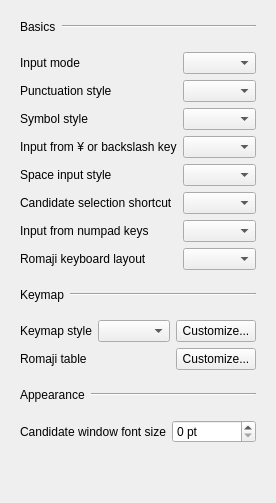
       <widget class="QWidget" name="basicTab">
        <attribute name="title">
         <string>General</string>
        </attribute>
        <layout class="QVBoxLayout" name="basicTabLayout">
         <property name="spacing">
          <number>0</number>
         </property>
         <item>
          <widget class="QFrame" name="basicsHeader">
           <property name="frameShape">
            <enum>QFrame::Shape::NoFrame</enum>
           </property>
           <property name="class" stdset="0">
            <string>setting-group-header</string>
           </property>
           <layout class="QHBoxLayout" name="horizontalLayout">
            <item>
             <widget class="QLabel" name="basicsLabel">
              <property name="text">
               <string>Basics</string>
              </property>
             </widget>
            </item>
            <item>
             <widget class="Line" name="basicsLine">
              <property name="sizePolicy">
               <sizepolicy hsizetype="MinimumExpanding" vsizetype="Fixed">
                <horstretch>0</horstretch>
                <verstretch>0</verstretch>
               </sizepolicy>
              </property>
              <property name="orientation">
               <enum>Qt::Orientation::Horizontal</enum>
              </property>
              <property name="class" stdset="0">
               <string>setting-group-line</string>
              </property>
             </widget>
            </item>
           </layout>
          </widget>
         </item>
         <item>
          <widget class="QFrame" name="basicsGroup">
           <property name="frameShape">
            <enum>QFrame::Shape::NoFrame</enum>
           </property>
           <property name="class" stdset="0">
            <string>setting-group-layout</string>
           </property>
           <layout class="QGridLayout" name="gridLayout">
            <item row="0" column="1">
             <widget class="QComboBox" name="inputModeComboBox"/>
            </item>
            <item row="1" column="1">
             <widget class="QComboBox" name="punctuationsSettingComboBox"/>
            </item>
            <item row="2" column="1">
             <widget class="QComboBox" name="symbolsSettingComboBox">
              <property name="enabled">
               <bool>true</bool>
              </property>
             </widget>
            </item>
            <item row="4" column="1">
             <widget class="QComboBox" name="spaceCharacterFormComboBox">
              <property name="enabled">
               <bool>true</bool>
              </property>
             </widget>
            </item>
            <item row="0" column="0">
             <widget class="QLabel" name="inputModeLabel">
              <property name="text">
               <string>Input mode</string>
              </property>
             </widget>
            </item>
            <item row="1" column="0">
             <widget class="QLabel" name="PunctuationsSettingLabel">
              <property name="text">
               <string>Punctuation style</string>
              </property>
             </widget>
            </item>
            <item row="2" column="0">
             <widget class="QLabel" name="symbolsSettingLabel">
              <property name="text">
               <string>Symbol style</string>
              </property>
             </widget>
            </item>
            <item row="4" column="0">
             <widget class="QLabel" name="spaceInputSettingLabel">
              <property name="text">
               <string>Space input style</string>
              </property>
             </widget>
            </item>
            <item row="5" column="1">
             <widget class="QComboBox" name="selectionShortcutModeComboBox"/>
            </item>
            <item row="5" column="0">
             <widget class="QLabel" name="selectionShortcutModeLabel">
              <property name="text">
               <string>Candidate selection shortcut</string>
              </property>
             </widget>
            </item>
            <item row="6" column="0">
             <widget class="QLabel" name="numpadCharacterFormLabel">
              <property name="text">
               <string>Input from numpad keys</string>
              </property>
             </widget>
            </item>
            <item row="6" column="1">
             <widget class="QComboBox" name="numpadCharacterFormComboBox"/>
            </item>
            <item row="3" column="0">
             <widget class="QLabel" name="yenSignLabel">
              <property name="text">
               <string>Input from ¥ or backslash key</string>
              </property>
             </widget>
            </item>
            <item row="3" column="1">
             <widget class="QComboBox" name="yenSignComboBox"/>
            </item>
            <item row="7" column="0">
             <widget class="QLabel" name="keyboardLayoutLabel">
              <property name="text">
               <string>Romaji keyboard layout</string>
              </property>
             </widget>
            </item>
            <item row="7" column="1">
             <widget class="QComboBox" name="keyboardLayoutComboBox"/>
            </item>
           </layout>
          </widget>
         </item>
         <item>
          <widget class="QFrame" name="keymapHeader">
           <property name="frameShape">
            <enum>QFrame::Shape::NoFrame</enum>
           </property>
           <property name="class" stdset="0">
            <string>setting-group-header</string>
           </property>
           <layout class="QHBoxLayout" name="horizontalLayout_11">
            <item>
             <widget class="QLabel" name="label_4">
              <property name="text">
               <string>Keymap</string>
              </property>
             </widget>
            </item>
            <item>
             <widget class="Line" name="line_3">
              <property name="sizePolicy">
               <sizepolicy hsizetype="MinimumExpanding" vsizetype="Fixed">
                <horstretch>0</horstretch>
                <verstretch>0</verstretch>
               </sizepolicy>
              </property>
              <property name="orientation">
               <enum>Qt::Orientation::Horizontal</enum>
              </property>
              <property name="class" stdset="0">
               <string>setting-group-line</string>
              </property>
             </widget>
            </item>
           </layout>
          </widget>
         </item>
         <item>
          <widget class="QFrame" name="keymapGroup">
           <property name="frameShape">
            <enum>QFrame::Shape::NoFrame</enum>
           </property>
           <property name="class" stdset="0">
            <string>setting-group-layout</string>
           </property>
           <layout class="QGridLayout" name="gridLayout_2">
            <item row="0" column="1">
             <widget class="QComboBox" name="keymapSettingComboBox"/>
            </item>
            <item row="0" column="0">
             <widget class="QLabel" name="keymapSettingLabel">
              <property name="text">
               <string>Keymap style</string>
              </property>
             </widget>
            </item>
            <item row="0" column="2">
             <widget class="QPushButton" name="editKeymapButton">
              <property name="text">
               <string>Customize...</string>
              </property>
             </widget>
            </item>
            <item row="1" column="2">
             <widget class="QPushButton" name="editRomanTableButton">
              <property name="text">
               <string>Customize...</string>
              </property>
             </widget>
            </item>
            <item row="1" column="0">
             <widget class="QLabel" name="label_11">
              <property name="text">
               <string>Romaji table</string>
              </property>
             </widget>
            </item>
           </layout>
          </widget>
         </item>
         <item>
          <widget class="QFrame" name="appearanceHeader">
           <property name="frameShape">
            <enum>QFrame::Shape::NoFrame</enum>
           </property>
           <property name="class" stdset="0">
            <string>setting-group-header</string>
           </property>
           <layout class="QHBoxLayout" name="appearanceHeaderLayout">
            <item>
             <widget class="QLabel" name="appearanceLabel">
              <property name="text">
               <string>Appearance</string>
              </property>
             </widget>
            </item>
            <item>
             <widget class="Line" name="appearanceLine">
              <property name="sizePolicy">
               <sizepolicy hsizetype="MinimumExpanding" vsizetype="Fixed">
                <horstretch>0</horstretch>
                <verstretch>0</verstretch>
               </sizepolicy>
              </property>
              <property name="orientation">
               <enum>Qt::Orientation::Horizontal</enum>
              </property>
              <property name="class" stdset="0">
               <string>setting-group-line</string>
              </property>
             </widget>
            </item>
           </layout>
          </widget>
         </item>
         <item>
          <widget class="QFrame" name="appearanceGroup">
           <property name="frameShape">
            <enum>QFrame::Shape::NoFrame</enum>
           </property>
           <property name="class" stdset="0">
            <string>setting-group-layout</string>
           </property>
           <layout class="QGridLayout" name="appearanceGridLayout">
            <item row="0" column="0">
             <widget class="QLabel" name="candidateWindowFontSizeLabel">
              <property name="text">
               <string>Candidate window font size</string>
              </property>
             </widget>
            </item>
            <item row="0" column="1">
             <widget class="QSpinBox" name="candidateWindowFontSizeSpinBox">
              <property name="suffix">
               <string> pt</string>
              </property>
             </widget>
            </item>
           </layout>
          </widget>
         </item>
         <item>
          <spacer name="basicTabBottomSpacer">
           <property name="orientation">
            <enum>Qt::Orientation::Vertical</enum>
           </property>
           <property name="sizeHint" stdset="0">
            <size>
             <width>20</width>
             <height>40</height>
            </size>
           </property>
          </spacer>
         </item>
        </layout>
       </widget>
